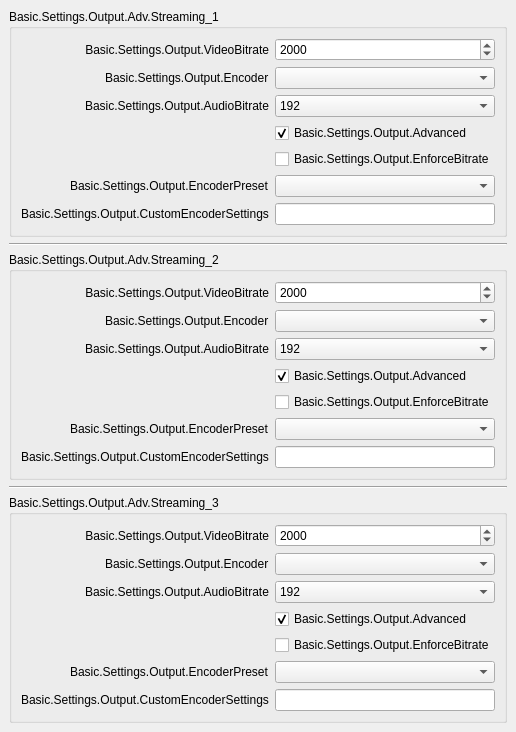
               <widget class="QWidget" name="easyOutputsPage">
                <layout class="QVBoxLayout" name="verticalLayout_3">
                 <property name="leftMargin">
                  <number>0</number>
                 </property>
                 <property name="topMargin">
                  <number>0</number>
                 </property>
                 <property name="rightMargin">
                  <number>0</number>
                 </property>
                 <property name="bottomMargin">
                  <number>0</number>
                 </property>
                 <item>
                  <widget class="QWidget" name="simpleOutputContainer" native="true">
                   <layout class="QGridLayout" name="gridLayout_5">
                    <item row="4" column="0">
                     <widget class="QGroupBox" name="groupBox_17">
                      <property name="sizePolicy">
                       <sizepolicy hsizetype="Preferred" vsizetype="Maximum">
                        <horstretch>0</horstretch>
                        <verstretch>0</verstretch>
                       </sizepolicy>
                      </property>
                      <property name="title">
                       <string>Basic.Settings.Output.Adv.Streaming_3</string>
                      </property>
                      <layout class="QFormLayout" name="formLayout_33">
                       <property name="fieldGrowthPolicy">
                        <enum>QFormLayout::AllNonFixedFieldsGrow</enum>
                       </property>
                       <property name="labelAlignment">
                        <set>Qt::AlignRight|Qt::AlignTrailing|Qt::AlignVCenter</set>
                       </property>
                       <item row="0" column="0">
                        <widget class="QLabel" name="label_72">
                         <property name="minimumSize">
                          <size>
                           <width>170</width>
                           <height>0</height>
                          </size>
                         </property>
                         <property name="text">
                          <string>Basic.Settings.Output.VideoBitrate</string>
                         </property>
                         <property name="alignment">
                          <set>Qt::AlignRight|Qt::AlignTrailing|Qt::AlignVCenter</set>
                         </property>
                         <property name="buddy">
                          <cstring>simpleOutputVBitrate</cstring>
                         </property>
                        </widget>
                       </item>
                       <item row="0" column="1">
                        <widget class="QSpinBox" name="simpleOutputVBitrate_4">
                         <property name="minimum">
                          <number>200</number>
                         </property>
                         <property name="maximum">
                          <number>1000000</number>
                         </property>
                         <property name="value">
                          <number>2000</number>
                         </property>
                        </widget>
                       </item>
                       <item row="1" column="0">
                        <widget class="QLabel" name="simpleOutRecEncoderLabel_5">
                         <property name="text">
                          <string>Basic.Settings.Output.Encoder</string>
                         </property>
                        </widget>
                       </item>
                       <item row="1" column="1">
                        <widget class="QComboBox" name="simpleOutStrEncoder_4"/>
                       </item>
                       <item row="2" column="0">
                        <widget class="QLabel" name="label_73">
                         <property name="text">
                          <string>Basic.Settings.Output.AudioBitrate</string>
                         </property>
                         <property name="buddy">
                          <cstring>simpleOutputABitrate</cstring>
                         </property>
                        </widget>
                       </item>
                       <item row="2" column="1">
                        <widget class="QComboBox" name="simpleOutputABitrate_4">
                         <property name="currentIndex">
                          <number>8</number>
                         </property>
                         <item>
                          <property name="text">
                           <string>32</string>
                          </property>
                         </item>
                         <item>
                          <property name="text">
                           <string>48</string>
                          </property>
                         </item>
                         <item>
                          <property name="text">
                           <string>64</string>
                          </property>
                         </item>
                         <item>
                          <property name="text">
                           <string>80</string>
                          </property>
                         </item>
                         <item>
                          <property name="text">
                           <string>96</string>
                          </property>
                         </item>
                         <item>
                          <property name="text">
                           <string>112</string>
                          </property>
                         </item>
                         <item>
                          <property name="text">
                           <string>128</string>
                          </property>
                         </item>
                         <item>
                          <property name="text">
                           <string>160</string>
                          </property>
                         </item>
                         <item>
                          <property name="text">
                           <string>192</string>
                          </property>
                         </item>
                         <item>
                          <property name="text">
                           <string>256</string>
                          </property>
                         </item>
                         <item>
                          <property name="text">
                           <string>320</string>
                          </property>
                         </item>
                        </widget>
                       </item>
                       <item row="3" column="1">
                        <widget class="QCheckBox" name="simpleOutAdvanced_4">
                         <property name="text">
                          <string>Basic.Settings.Output.Advanced</string>
                         </property>
                         <property name="checked">
                          <bool>true</bool>
                         </property>
                        </widget>
                       </item>
                       <item row="4" column="1">
                        <widget class="QCheckBox" name="simpleOutEnforce_4">
                         <property name="text">
                          <string>Basic.Settings.Output.EnforceBitrate</string>
                         </property>
                        </widget>
                       </item>
                       <item row="5" column="0">
                        <widget class="QLabel" name="label_74">
                         <property name="enabled">
                          <bool>true</bool>
                         </property>
                         <property name="text">
                          <string>Basic.Settings.Output.EncoderPreset</string>
                         </property>
                         <property name="buddy">
                          <cstring>simpleOutPreset</cstring>
                         </property>
                        </widget>
                       </item>
                       <item row="5" column="1">
                        <widget class="QComboBox" name="simpleOutPreset_4"/>
                       </item>
                       <item row="6" column="0">
                        <widget class="QLabel" name="label_75">
                         <property name="text">
                          <string>Basic.Settings.Output.CustomEncoderSettings</string>
                         </property>
                         <property name="buddy">
                          <cstring>simpleOutCustom</cstring>
                         </property>
                        </widget>
                       </item>
                       <item row="6" column="1">
                        <widget class="QLineEdit" name="simpleOutCustom_4"/>
                       </item>
                      </layout>
                     </widget>
                    </item>
                    <item row="1" column="0">
                     <widget class="Line" name="line_4">
                      <property name="orientation">
                       <enum>Qt::Horizontal</enum>
                      </property>
                     </widget>
                    </item>
                    <item row="2" column="0">
                     <widget class="QGroupBox" name="groupBox_11">
                      <property name="sizePolicy">
                       <sizepolicy hsizetype="Preferred" vsizetype="Maximum">
                        <horstretch>0</horstretch>
                        <verstretch>0</verstretch>
                       </sizepolicy>
                      </property>
                      <property name="title">
                       <string>Basic.Settings.Output.Adv.Streaming_2</string>
                      </property>
                      <layout class="QFormLayout" name="formLayout_31">
                       <property name="fieldGrowthPolicy">
                        <enum>QFormLayout::AllNonFixedFieldsGrow</enum>
                       </property>
                       <property name="labelAlignment">
                        <set>Qt::AlignRight|Qt::AlignTrailing|Qt::AlignVCenter</set>
                       </property>
                       <item row="0" column="0">
                        <widget class="QLabel" name="label_68">
                         <property name="minimumSize">
                          <size>
                           <width>170</width>
                           <height>0</height>
                          </size>
                         </property>
                         <property name="text">
                          <string>Basic.Settings.Output.VideoBitrate</string>
                         </property>
                         <property name="alignment">
                          <set>Qt::AlignRight|Qt::AlignTrailing|Qt::AlignVCenter</set>
                         </property>
                         <property name="buddy">
                          <cstring>simpleOutputVBitrate</cstring>
                         </property>
                        </widget>
                       </item>
                       <item row="0" column="1">
                        <widget class="QSpinBox" name="simpleOutputVBitrate_3">
                         <property name="minimum">
                          <number>200</number>
                         </property>
                         <property name="maximum">
                          <number>1000000</number>
                         </property>
                         <property name="value">
                          <number>2000</number>
                         </property>
                        </widget>
                       </item>
                       <item row="1" column="0">
                        <widget class="QLabel" name="simpleOutRecEncoderLabel_4">
                         <property name="text">
                          <string>Basic.Settings.Output.Encoder</string>
                         </property>
                        </widget>
                       </item>
                       <item row="1" column="1">
                        <widget class="QComboBox" name="simpleOutStrEncoder_3"/>
                       </item>
                       <item row="2" column="0">
                        <widget class="QLabel" name="label_69">
                         <property name="text">
                          <string>Basic.Settings.Output.AudioBitrate</string>
                         </property>
                         <property name="buddy">
                          <cstring>simpleOutputABitrate</cstring>
                         </property>
                        </widget>
                       </item>
                       <item row="2" column="1">
                        <widget class="QComboBox" name="simpleOutputABitrate_3">
                         <property name="currentIndex">
                          <number>8</number>
                         </property>
                         <item>
                          <property name="text">
                           <string>32</string>
                          </property>
                         </item>
                         <item>
                          <property name="text">
                           <string>48</string>
                          </property>
                         </item>
                         <item>
                          <property name="text">
                           <string>64</string>
                          </property>
                         </item>
                         <item>
                          <property name="text">
                           <string>80</string>
                          </property>
                         </item>
                         <item>
                          <property name="text">
                           <string>96</string>
                          </property>
                         </item>
                         <item>
                          <property name="text">
                           <string>112</string>
                          </property>
                         </item>
                         <item>
                          <property name="text">
                           <string>128</string>
                          </property>
                         </item>
                         <item>
                          <property name="text">
                           <string>160</string>
                          </property>
                         </item>
                         <item>
                          <property name="text">
                           <string>192</string>
                          </property>
                         </item>
                         <item>
                          <property name="text">
                           <string>256</string>
                          </property>
                         </item>
                         <item>
                          <property name="text">
                           <string>320</string>
                          </property>
                         </item>
                        </widget>
                       </item>
                       <item row="3" column="1">
                        <widget class="QCheckBox" name="simpleOutAdvanced_3">
                         <property name="text">
                          <string>Basic.Settings.Output.Advanced</string>
                         </property>
                         <property name="checked">
                          <bool>true</bool>
                         </property>
                        </widget>
                       </item>
                       <item row="4" column="1">
                        <widget class="QCheckBox" name="simpleOutEnforce_3">
                         <property name="text">
                          <string>Basic.Settings.Output.EnforceBitrate</string>
                         </property>
                        </widget>
                       </item>
                       <item row="5" column="0">
                        <widget class="QLabel" name="label_70">
                         <property name="enabled">
                          <bool>true</bool>
                         </property>
                         <property name="text">
                          <string>Basic.Settings.Output.EncoderPreset</string>
                         </property>
                         <property name="buddy">
                          <cstring>simpleOutPreset</cstring>
                         </property>
                        </widget>
                       </item>
                       <item row="5" column="1">
                        <widget class="QComboBox" name="simpleOutPreset_3"/>
                       </item>
                       <item row="6" column="0">
                        <widget class="QLabel" name="label_71">
                         <property name="text">
                          <string>Basic.Settings.Output.CustomEncoderSettings</string>
                         </property>
                         <property name="buddy">
                          <cstring>simpleOutCustom</cstring>
                         </property>
                        </widget>
                       </item>
                       <item row="6" column="1">
                        <widget class="QLineEdit" name="simpleOutCustom_3"/>
                       </item>
                      </layout>
                     </widget>
                    </item>
                    <item row="0" column="0">
                     <widget class="QGroupBox" name="groupBox_8">
                      <property name="sizePolicy">
                       <sizepolicy hsizetype="Preferred" vsizetype="Maximum">
                        <horstretch>0</horstretch>
                        <verstretch>0</verstretch>
                       </sizepolicy>
                      </property>
                      <property name="title">
                       <string>Basic.Settings.Output.Adv.Streaming_1</string>
                      </property>
                      <layout class="QFormLayout" name="formLayout_20">
                       <property name="fieldGrowthPolicy">
                        <enum>QFormLayout::AllNonFixedFieldsGrow</enum>
                       </property>
                       <property name="labelAlignment">
                        <set>Qt::AlignRight|Qt::AlignTrailing|Qt::AlignVCenter</set>
                       </property>
                       <item row="0" column="0">
                        <widget class="QLabel" name="label_19">
                         <property name="minimumSize">
                          <size>
                           <width>170</width>
                           <height>0</height>
                          </size>
                         </property>
                         <property name="text">
                          <string>Basic.Settings.Output.VideoBitrate</string>
                         </property>
                         <property name="alignment">
                          <set>Qt::AlignRight|Qt::AlignTrailing|Qt::AlignVCenter</set>
                         </property>
                         <property name="buddy">
                          <cstring>simpleOutputVBitrate</cstring>
                         </property>
                        </widget>
                       </item>
                       <item row="0" column="1">
                        <widget class="QSpinBox" name="simpleOutputVBitrate">
                         <property name="minimum">
                          <number>200</number>
                         </property>
                         <property name="maximum">
                          <number>1000000</number>
                         </property>
                         <property name="value">
                          <number>2000</number>
                         </property>
                        </widget>
                       </item>
                       <item row="1" column="0">
                        <widget class="QLabel" name="simpleOutRecEncoderLabel_2">
                         <property name="text">
                          <string>Basic.Settings.Output.Encoder</string>
                         </property>
                        </widget>
                       </item>
                       <item row="1" column="1">
                        <widget class="QComboBox" name="simpleOutStrEncoder"/>
                       </item>
                       <item row="2" column="0">
                        <widget class="QLabel" name="label_20">
                         <property name="text">
                          <string>Basic.Settings.Output.AudioBitrate</string>
                         </property>
                         <property name="buddy">
                          <cstring>simpleOutputABitrate</cstring>
                         </property>
                        </widget>
                       </item>
                       <item row="2" column="1">
                        <widget class="QComboBox" name="simpleOutputABitrate">
                         <property name="currentIndex">
                          <number>8</number>
                         </property>
                         <item>
                          <property name="text">
                           <string>32</string>
                          </property>
                         </item>
                         <item>
                          <property name="text">
                           <string>48</string>
                          </property>
                         </item>
                         <item>
                          <property name="text">
                           <string>64</string>
                          </property>
                         </item>
                         <item>
                          <property name="text">
                           <string>80</string>
                          </property>
                         </item>
                         <item>
                          <property name="text">
                           <string>96</string>
                          </property>
                         </item>
                         <item>
                          <property name="text">
                           <string>112</string>
                          </property>
                         </item>
                         <item>
                          <property name="text">
                           <string>128</string>
                          </property>
                         </item>
                         <item>
                          <property name="text">
                           <string>160</string>
                          </property>
                         </item>
                         <item>
                          <property name="text">
                           <string>192</string>
                          </property>
                         </item>
                         <item>
                          <property name="text">
                           <string>256</string>
                          </property>
                         </item>
                         <item>
                          <property name="text">
                           <string>320</string>
                          </property>
                         </item>
                        </widget>
                       </item>
                       <item row="3" column="1">
                        <widget class="QCheckBox" name="simpleOutAdvanced">
                         <property name="text">
                          <string>Basic.Settings.Output.Advanced</string>
                         </property>
                         <property name="checked">
                          <bool>true</bool>
                         </property>
                        </widget>
                       </item>
                       <item row="4" column="1">
                        <widget class="QCheckBox" name="simpleOutEnforce">
                         <property name="text">
                          <string>Basic.Settings.Output.EnforceBitrate</string>
                         </property>
                        </widget>
                       </item>
                       <item row="5" column="0">
                        <widget class="QLabel" name="label_24">
                         <property name="enabled">
                          <bool>true</bool>
                         </property>
                         <property name="text">
                          <string>Basic.Settings.Output.EncoderPreset</string>
                         </property>
                         <property name="buddy">
                          <cstring>simpleOutPreset</cstring>
                         </property>
                        </widget>
                       </item>
                       <item row="5" column="1">
                        <widget class="QComboBox" name="simpleOutPreset"/>
                       </item>
                       <item row="6" column="0">
                        <widget class="QLabel" name="label_23">
                         <property name="text">
                          <string>Basic.Settings.Output.CustomEncoderSettings</string>
                         </property>
                         <property name="buddy">
                          <cstring>simpleOutCustom</cstring>
                         </property>
                        </widget>
                       </item>
                       <item row="6" column="1">
                        <widget class="QLineEdit" name="simpleOutCustom"/>
                       </item>
                      </layout>
                     </widget>
                    </item>
                    <item row="3" column="0">
                     <widget class="Line" name="line_5">
                      <property name="orientation">
                       <enum>Qt::Horizontal</enum>
                      </property>
                     </widget>
                    </item>
                   </layout>
                  </widget>
                 </item>
                </layout>
               </widget>
